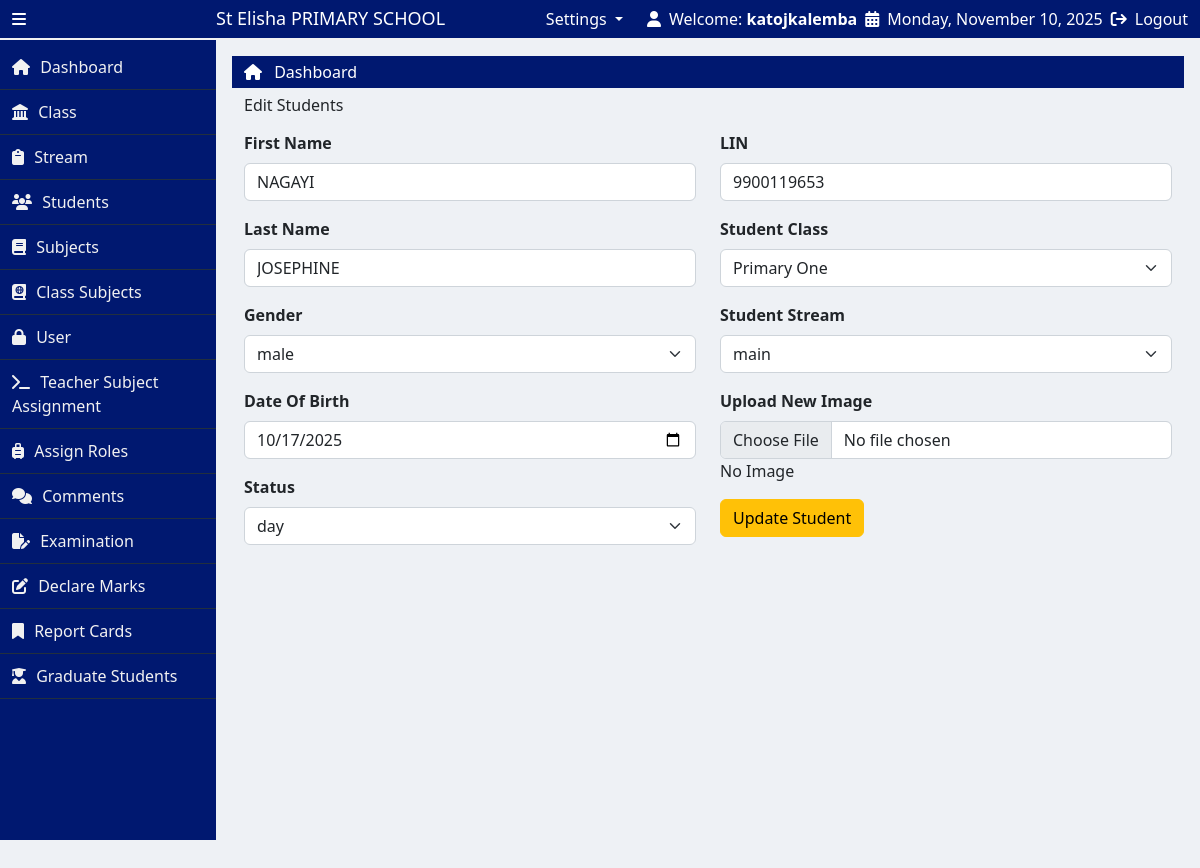
Page /edit_stdnt.php?student_id=320 (signed in) on the committed database.
### tables this page shows
CREATE TABLE `school_profile` (
  `profile_id` int(11) NOT NULL,
  `school_name` varchar(255) DEFAULT NULL,
  `address` varchar(255) DEFAULT NULL,
  `phone_1` varchar(255) DEFAULT NULL,
  `phone_2` int(11) DEFAULT NULL,
  `email` varchar(255) DEFAULT NULL,
  `motto` varchar(255) DEFAULT NULL,
  `profile_image` varchar(255) DEFAULT NULL
);

CREATE TABLE `students` (
  `student_id` int(11) NOT NULL,
  `first_name` varchar(255) DEFAULT NULL,
  `last_name` varchar(255) DEFAULT NULL,
  `gender` varchar(100) DEFAULT NULL,
  `dob` date DEFAULT NULL,
  `LIN` varchar(255) DEFAULT NULL,
  `class_id` int(11) DEFAULT NULL,
  `stream_id` int(11) DEFAULT NULL,
  `image` varchar(255) DEFAULT NULL,
  `status` enum('day','boarding') DEFAULT NULL,
  `level` varchar(20) DEFAULT 'active'
);

CREATE TABLE `classes` (
  `id` int(11) NOT NULL,
  `class_name` varchar(255) DEFAULT NULL,
  `prefix` varchar(255) DEFAULT NULL,
  `LEVEL` varchar(255) DEFAULT NULL
);

CREATE TABLE `streams` (
  `id` int(11) NOT NULL,
  `class_id` int(11) DEFAULT NULL,
  `stream_name` varchar(100) DEFAULT NULL
);

### edit_stdnt.php (the view, shortened to what this page needs)
<?php
    include("partials/header.php");
?>
<?php
if (isset($_GET['student_id'])) {
    $student_id = intval($_GET['student_id']);
    $selectStudent = "SELECT * FROM students WHERE student_id = $student_id";
    $executeStudent = mysqli_query($conn, $selectStudent);
    if ($executeStudent && mysqli_num_rows($executeStudent) > 0) {
        $studentData = mysqli_fetch_assoc($executeStudent);
        $firstName = $studentData['first_name'];
        $lastName = $studentData['last_name'];
        $gender = $studentData['gender'];
        $dob = $studentData['dob'];
        $status = $studentData['status'];
        $lin = $studentData['LIN'];
        $classID = $studentData['class_id'];
        $streamID = $studentData['stream_id'];
        $image_name = $studentData['image'];
    } else {
        die("Student not found.");
    }
} else {
    die("No student ID provided.");
}
?>
<div class="container-fluid">
        <div class="row">
         <h3 class="text-capitalize fs-6 text-dark py-2">edit students</h3>
            <div class="col-lg-6">
                <form method="POST" action="" enctype="multipart/form-data">
                    <div class="mb-3">
                        <label for="firstname" class="form-label text-capitalize fw-bold">first name</label>
                        <input type="text" class="form-control shadow-none" name="first_name" id="firstname"
                            value="<?php echo htmlspecialchars($firstName); ?>" placeholder="first name" autocomplete="off">
                    </div>
                    <div class="mb-3">
                        <label for="lastname" class="form-label text-capitalize fw-bold">last name</label>
                        <input type="text" class="form-control shadow-none" name="last_name" id="lastname"
                            value="<?php echo htmlspecialchars($lastName); ?>" placeholder="last name" autocomplete="off">
                    </div>
                    <div class="mb-3">
                        <label class="form-label text-capitalize fw-bold">gender</label>
                        <select class="form-select shadow-none" name="gender" required>
                            <option value="MALE" <?php echo ($gender == "male") ? "selected" : ""; ?>>male</option>
                        </select>
                    </div>
                    <div class="mb-3">
                        <label for="dob" class="form-label text-capitalize fw-bold">date of birth</label>
                        <input type="date" value="<?php echo htmlspecialchars($dob); ?>" class="form-control shadow-none" name="dob"
                            id="dob" autocomplete="off">
                    </div>
                    <div class="mb-3">
                        <label class="form-label text-capitalize fw-bold">status</label>
                        <select class="form-select shadow-none" name="status">
                            <option value="day" <?php echo ($status == "day") ? "selected" : ""; ?>>day</option>
                        </select>
                    </div>
            </div>
            <div class="col-lg-6">
                    <div class="mb-3">
                        <label for="lin" class="form-label text-capitalize fw-bold">LIN</label>
                        <input type="text" class="form-control shadow-none text-uppercase" name="lin"
                            value="<?php echo htmlspecialchars($lin); ?>" id="lin" placeholder="Enter lin" autocomplete="off">
                    </div>
                    <div class="mb-3">
    <label class="form-label text-capitalize fw-bold">Student Class</label>
    <select id="studentClass" class="form-select shadow-none" name="stdnt_class" required>
        <?php
        $selectClass = "SELECT * FROM classes";
        $executeClass = mysqli_query($conn, $selectClass);
        while ($fetchedClass = mysqli_fetch_assoc($executeClass)) {
            $class_id = $fetchedClass['id'];
            $className = $fetchedClass['class_name'];
            echo "<option value='$class_id' " . (($classID == $class_id) ? 'selected' : '') . ">$className</option>";
        }
        ?>
    </select>
</div>
<div class="mb-3">
    <label class="form-label text-capitalize fw-bold">Student Stream</label>
    <select id="studentStream" class="form-select shadow-none" name="stdnt_stream" required>
        <?php
        if ($classID) {
            $selectStream = "SELECT * FROM streams WHERE class_id=$classID";
            $executeStream = mysqli_query($conn, $selectStream);
            while ($fetchedStrm = mysqli_fetch_assoc($executeStream)) {
                $stream_id = $fetchedStrm['id'];
                $streamName = $fetchedStrm['stream_name'];
                echo "<option value='$stream_id' " . (($streamID == $stream_id) ? 'selected' : '') . ">$streamName</option>";
            }
        }
        ?>
    </select>
</div>
                    <div class="mb-3">
                        <label for="image" class="form-label text-capitalize fw-bold">upload new image</label>
                        <input type="file" class="form-control shadow-none" name="image" id="image" accept=".jpg, .png, .jpeg">
                        <?php if (!empty($image_name)) : ?>
                            <small class="d-block mt-1">Current Image: <img class="img-fluid d-block" src="<?php echo SITEURL ?>img/stdent_image/<?php echo $image_name ?>" width="100" height="100" ></small>
                            <?php else: ?>
                                <?php echo "No Image" ?>
                        <?php endif; ?>
                    </div>
                    <button type="submit" name="updatestdnt" class="btn btn-warning text-capitalize">Update student</button>
            </div>
         </div>
    </div>
</div>
<?php include("partials/footer.php") ?>

### partials/header.php (shortened to what this page needs)
<?php
  include("NotLoggedin.php");
  function isActive($page) {
      $currentPage = basename($_SERVER['PHP_SELF']);
      return $currentPage === $page ? 'active-link' : '';
  }
?>
<!doctype html>
<html lang="en">
  <head>
    <link href="https://cdn.jsdelivr.net/npm/bootstrap@5.2.3/dist/css/bootstrap.min.css" rel="stylesheet">
    <link rel="stylesheet" href="https://cdn.datatables.net/2.3.3/css/dataTables.dataTables.css">
    <link rel="stylesheet" href="https://cdnjs.cloudflare.com/ajax/libs/toastr.js/latest/toastr.min.css">
    <link rel="stylesheet" href="css/style.css">
  </head>
  <body>
    <main>
      <div class="container-fluid">
        <div class="row align-items-center py-2">
          <div class="col-lg-3 d-flex align-items-center gap-3 top-left">
            <i class="fa-solid fa-bars icon-bar" id="icon"></i>
            <h3 class="text-capitalize name mb-0" id="name">
              <?php
                $school_profile = "SELECT * FROM school_profile";
                $execute = mysqli_query($conn, $school_profile);
                $row = mysqli_fetch_assoc($execute);
                $school_name = $row['school_name'];
              ?>
              <?php echo $school_name ?> PRIMARY SCHOOL
            </h3>
          </div>
          <div class="col-lg-9 d-flex justify-content-end gap-4 top-right">
            <?php if(isset($_SESSION["role"]) && $_SESSION['role']==="admin"): ?>
              <li class="nav-item dropdown" style="list-style: none;">
                <a class="nav-link dropdown-toggle" href="#" role="button" data-bs-toggle="dropdown" aria-expanded="false">
                  Settings
                </a>
              </li>
            <?php endif ?>
            <div class="d-flex align-items-center gap-2 sect_1">
              <i class="fa-solid fa-user"></i>
              <span>Welcome: <strong><?php echo htmlspecialchars($_SESSION['username']); ?></strong></span>
            <div class="d-flex align-items-center gap-2">
              <i class="fa-solid fa-calendar-days"></i>
              <span><?php echo date('l, F j, Y'); ?></span>
            </div>
            <div class="d-flex align-items-center gap-2">
              <i class="fa-solid fa-arrow-right-from-bracket"></i>
              <a href="logout.php" class="text-decoration-none text-white">Logout</a>
            </div>
          </div>
        </div>
      </div>
    </main>
    <div class="container-fluid p-0">
      <div class="row g-0">
        <div class="left-bar" id="left-bar">
          <a href="<?php echo SITEURL ?>" class="lists gap-3 <?php echo isActive('index.php'); ?>">
            <i class="fa-solid fa-house"></i>
            <span class="text-capitalize side-text">dashboard</span>
          </a>
          <?php if (isset($_SESSION['role']) && $_SESSION['role'] === 'admin'): ?>
            <a href="<?php echo SITEURL ?>class.php" class="<?php echo isActive('class.php'); ?>">
              <i class="fa-solid fa-landmark"></i>
              <span class="text-capitalize side-text">class</span>
            </a>
            <a href="<?php echo SITEURL ?>streams.php" class="<?php echo isActive('streams.php'); ?>">
              <i class="fa-solid fa-clipboard"></i>
              <span class="text-capitalize side-text">stream</span>
            </a>
            <a href="<?php echo SITEURL ?>students.php" class="<?php echo isActive('students.php'); ?>">
              <i class="fa-solid fa-users"></i>
              <span class="text-capitalize side-text">students</span>
            </a>
            <a href="<?php echo SITEURL ?>subject.php" class="<?php echo isActive('subject.php'); ?>">
              <i class="fa-solid fa-book"></i>
              <span class="text-capitalize side-text">subjects</span>
            </a>
            <a href="<?php echo SITEURL ?>class_subjects.php" class="<?php echo isActive('class_subjects.php'); ?>">
              <i class="fa-solid fa-book-atlas"></i>
              <span class="text-capitalize side-text">class subjects</span>
            </a>
            <a href="<?php echo SITEURL ?>users.php" class="<?php echo isActive('users.php'); ?>">
              <i class="fa-solid fa-lock"></i>
              <span class="text-capitalize side-text">user</span>
            </a>
            <a href="<?php echo SITEURL ?>teacherSubject.php" class="<?php echo isActive('teacherSubject.php'); ?>">
              <i class="fa-solid fa-terminal"></i>
              <span class="text-capitalize side-text">Teacher subject assignment</span>
            </a>
            <a href="<?php echo SITEURL ?>assign_roles.php" class="<?php echo isActive('assign_roles.php'); ?>">
              <i class="fa-solid fa-suitcase-rolling"></i>
              <span class="text-capitalize side-text">assign roles</span>
            </a>
          <?php endif; ?>
          <a href="<?php
                  echo SITEURL;
                  echo $_SESSION['role'] === 'admin' ? 'select_class_stream.php' : 'selectcomment_exam.php';
                ?>"
            class="<?php echo isActive($_SESSION['role'] === 'admin' ? 'select_class_stream.php' : 'selectcomment_exam.php'); ?>">
              <i class="fa-solid fa-comments"></i>
              <span class="text-capitalize side-text">comments</span>
          </a>
          <a href="<?php echo SITEURL ?>examination.php" class="<?php echo isActive('examination.php'); ?>">
            <i class="fa-solid fa-file-pen"></i>
            <span class="text-capitalize side-text">examination</span>
          </a>
          <a href="<?php echo SITEURL ?>addScore.php" class="<?php echo isActive('addScore.php'); ?>">
            <i class="fa-solid fa-pen-to-square"></i>
            <span class="text-capitalize side-text">declare marks</span>
          </a>
          <a href="<?php echo SITEURL ?>reports.php" class="<?php echo isActive('reports.php'); ?>">
            <i class="fa-solid fa-bookmark"></i>
            <span class="text-capitalize side-text">report cards</span>
          </a>
          <?php if (isset($_SESSION['role']) && $_SESSION['role'] === 'admin'): ?>
            <a onclick="return confirm('Do you want to graduate P.7 students?')" href="<?php echo SITEURL ?>graduate_students.php" class="<?php echo isActive('graduate_students.php'); ?>">
              <i class="fa-solid fa-user-graduate"></i>
              <span class="text-capitalize side-text">Graduate Students</span>
            </a>
          <?php endif ?>
        </div>
        <div class="right-bar" id="right-bar">
          <div class="container-fluid pt-1 pb-1" style="background-color: #001870;">
            <ul class="list-unstyled mb-0 dashboard">
              <li>
                <i class="fa-solid fa-house" style="color: #fff;"></i>
                <a href="<?php echo SITEURL ?>" class="text-capitalize text-white ms-2 text-decoration-none">Dashboard</a>
              </li>
            </ul>
          </div>

### css/style.css (style rules this page uses)
:root { --primary-color: #001870; --secondary-color: #0095486c; --tertiary-color: #430d0d; --border-color: #f1f1f1; --background-color: #222f3e; --hover-color: #007a3d; --backgroundColor: #EEF1F5; }
* { padding: 0; margin: 0; box-sizing: border-box; }
body { background-color: var(--backgroundColor); }
.icon-bar { cursor: pointer; }
main { width: 100%; color: #fff; background-color: var(--primary-color); height: 40px; border-bottom: 2px solid var(--border-color); display: flex; align-items: center; position: fixed; left: 0; top: 0; z-index: 1; }
.name { font-size: 18px; position: absolute; left: 18%; transition: all 1s; }
.left-bar { height: auto; width: 18%; background-color: var(--primary-color); transition: width 0.3s ease; padding-top: 5px; overflow-y: auto; margin-top: 40px; overflow-y: hidden; }
.left-bar .side-text { color: var(--border-color); }
.left-bar a { display: block; padding: 10px 12px; width: 100%; box-sizing: border-box; color: var(--border-color); text-decoration: none; transition: background-color 0.3s ease; border-bottom: 1px solid var(--background-color) ; }
.left-bar span { padding-left: 6px; }
.right-bar { margin-top: 40px; height: 100vh; width: 82%; transition: all 1s; padding: 16px; }

### rows in the picture
school_profile: school_name "St Elisha"
students: first_name "NAGAYI", last_name "JOSEPHINE", dob "10/17/2025", status "day", lin "9900119653", stdnt_class "Primary One", stdnt_stream "main"

### other values in the picture
$_SESSION['username'] "katojkalemba"
